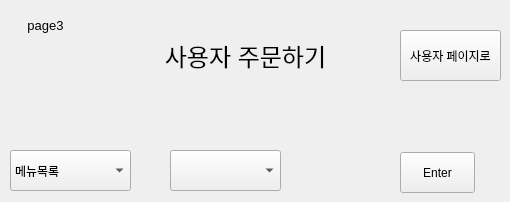
   <widget class="QWidget" name="page_4">
    <widget class="QLabel" name="user_order_label">
     <property name="geometry">
      <rect>
       <x>130</x>
       <y>30</y>
       <width>231</width>
       <height>51</height>
      </rect>
     </property>
     <property name="text">
      <string>&lt;html&gt;&lt;head/&gt;&lt;body&gt;&lt;p align=&quot;center&quot;&gt;&lt;span style=&quot; font-size:18pt;&quot;&gt;사용자 주문하기&lt;/span&gt;&lt;/p&gt;&lt;/body&gt;&lt;/html&gt;</string>
     </property>
    </widget>
    <widget class="QComboBox" name="menu_comboBox">
     <property name="geometry">
      <rect>
       <x>10</x>
       <y>150</y>
       <width>121</width>
       <height>41</height>
      </rect>
     </property>
     <property name="styleSheet">
      <string notr="true">font: 12pt &quot;Arial&quot;;</string>
     </property>
     <item>
      <property name="text">
       <string>메뉴목록</string>
      </property>
     </item>
    </widget>
    <widget class="QPushButton" name="user_order_item_btn">
     <property name="geometry">
      <rect>
       <x>400</x>
       <y>152</y>
       <width>75</width>
       <height>41</height>
      </rect>
     </property>
     <property name="text">
      <string>Enter</string>
     </property>
    </widget>
    <widget class="QLabel" name="page3">
     <property name="geometry">
      <rect>
       <x>10</x>
       <y>10</y>
       <width>71</width>
       <height>31</height>
      </rect>
     </property>
     <property name="text">
      <string>&lt;html&gt;&lt;head/&gt;&lt;body&gt;&lt;p align=&quot;center&quot;&gt;&lt;span style=&quot; font-size:10pt;&quot;&gt;page3&lt;/span&gt;&lt;/p&gt;&lt;/body&gt;&lt;/html&gt;</string>
     </property>
    </widget>
    <widget class="QPushButton" name="user_page_btn3">
     <property name="geometry">
      <rect>
       <x>400</x>
       <y>30</y>
       <width>101</width>
       <height>51</height>
      </rect>
     </property>
     <property name="text">
      <string>사용자 페이지로</string>
     </property>
    </widget>
    <widget class="QComboBox" name="maxmenu_comboBox">
     <property name="geometry">
      <rect>
       <x>170</x>
       <y>150</y>
       <width>111</width>
       <height>41</height>
      </rect>
     </property>
    </widget>
   </widget>
